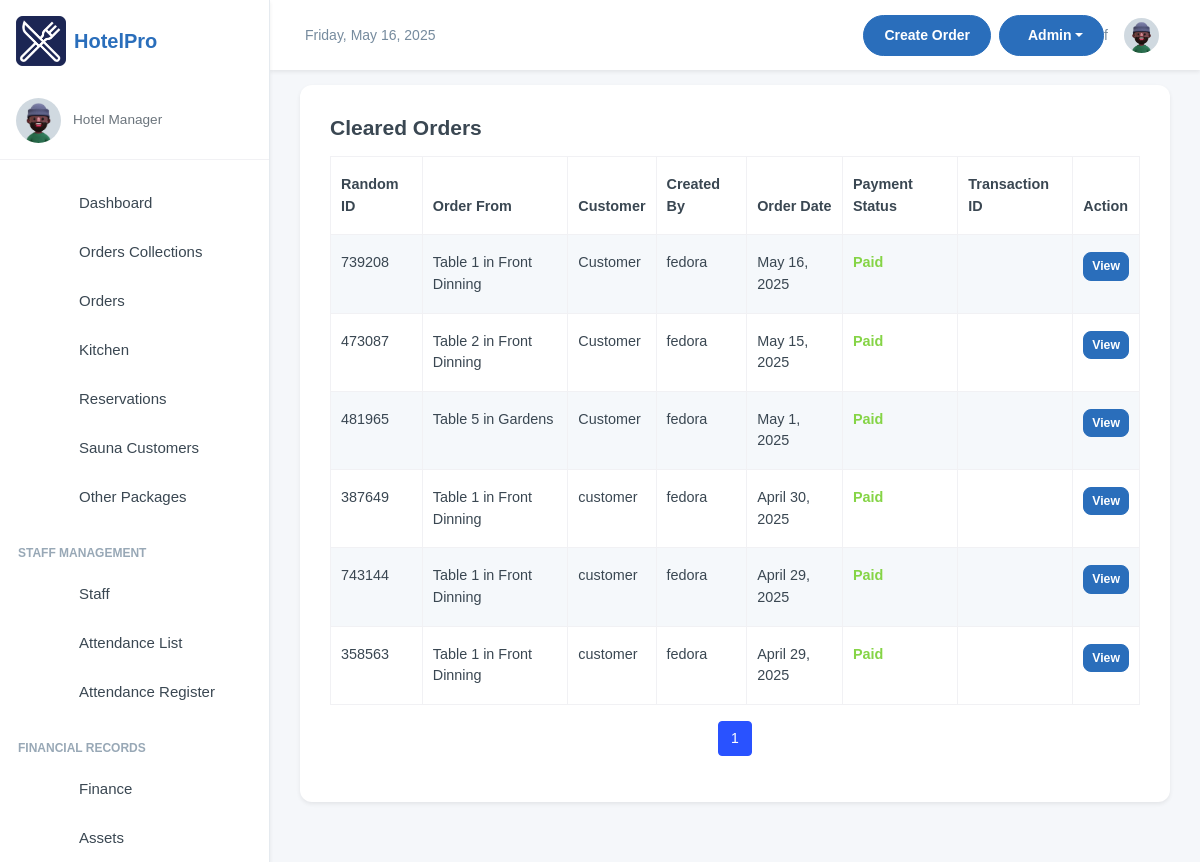
The page /manager/cleared_transactions/ (signed in) on the database its author committed.
### inventory/models.py (models this page shows, shortened)
class OrderTransaction(models.Model):
    pay_mode = (
        ("NO PAYMENT", "NO PAYMENT"),
        ("CASH", "CASH"),
        ("MOMO PAY", "MOMO PAY"),
        ("AIRTEL PAY", "AIRTEL PAY"),
        ("INVOICE", "INVOICE"),
    )
    random_id = models.CharField(max_length=6, unique=True, editable=False, default=generate_random_id)
    customer_name = models.CharField(max_length=255, blank=True, null=True, default="Customer")
    dining_area = models.ForeignKey(DiningArea, on_delete=models.SET_NULL, null=True, blank=True)
    table = models.ForeignKey(Table, on_delete=models.SET_NULL, null=True, blank=True )
    special_notes = models.TextField(default="Null")
    created = models.DateField(auto_now_add=True, blank=True, null=True)
    payment_mode = models.CharField(default="NO PAYMENT", max_length=50, choices=pay_mode)
    transaction_id = models.CharField(blank=True, null=True, max_length=100, help_text="Transaction ID / Invoice Number")
    created_by = models.ForeignKey(User, on_delete=models.SET_NULL, null=True, blank=True)
    updated = models.DateField(auto_now=True, blank=True, null=True)
    class Meta:
        ordering = ['-created']

class Table(models.Model):
    table_number = models.IntegerField()
    dining_area = models.ForeignKey(DiningArea, on_delete=models.CASCADE, related_name='tables')
    capacity = models.IntegerField()  # Number of seats at the table
    is_available = models.BooleanField(default=True)
    def __str__(self):
        return f"Table {self.table_number} in {self.dining_area.name}"

class DiningArea(models.Model):
    name = models.CharField(max_length=255)
    description = models.TextField(blank=True, null=True)

### inventory/views.py (the view)
# urls.py: path('cleared_transactions/', views.clearedTransactions, name='cleared_transactions'),
@login_required(login_url="/user/login/")
def clearedTransactions(request):
    orders_list = OrderTransaction.objects.filter(payment_mode__in=["CASH", "MOMO PAY", "AIRTEL PAY"]).order_by('-id')
    paginator = Paginator(orders_list, 10)
    page_number = request.GET.get('page')
    orders_list = paginator.get_page(page_number)
    return render(request, "cleared_order_transactions.html", {"orders_list":orders_list})

### inventory/templates/cleared_order_transactions.html (shortened to what this page needs)
{% extends 'base.html' %}
{% block content %}
<div class="card">
    <div class="card-body">
        <div class="row">
            <h4 class="fw-semibold mb-2"> Cleared Orders</h4>
            <div class="container mt-2">
                <table class="table table-striped table-bordered">
                    <thead class="thead-dark">
                        <tr>
                            <th>Random ID</th>
                            <th>Order From</th>
                            <th>Customer</th>
                            <th>Created By</th>
                            <th>Order Date</th>
                            <th>Payment Status</th>
                            <th>Transaction ID</th>
                            <th>Action</th>
                        </tr>
                    </thead>
                    <tbody>
                        {% for order in orders_list %}
                                <tr>
                                    <td>{{ order.random_id }}</td>
                                    <td> {{ order.table }}</td>
                                    <td>{{ order.customer_name }}</td>
                                    <td>{{ order.created_by }}</td>
                                    <td>{{ order.created }}</td>
                                    <td class="text-success fw-semibold">Paid</td>
                                    <td>{{ order.transaction_id }}</td>
                                    <td>
                                        <a href="/manager/orders_transactions/{{ order.id }}" class="btn btn-primary btn-sm">
                                            View
                                        </a>
                                    </td>
                                </tr>
                        {% endfor %}
                    </tbody>
                </table>
                <nav aria-label="Page navigation">
                    <ul class="pagination justify-content-center">
                        {% for page_num in orders_list.paginator.page_range %}
                        {% if page_num >= orders_list.number|add:-2 and page_num <= orders_list.number|add:2 %} <li
                            class="page-item {% if page_num == orders_list.number %}active{% endif %}">
                            <a class="page-link" href="?page={{ page_num }}">{{ page_num }}</a>
                            </li>
                            {% elif page_num == 1 or page_num == orders_list.paginator.num_pages %}
                            <li class="page-item">
                                <a class="page-link" href="?page={{ page_num }}">{{ page_num }}</a>
                            </li>
                            {% elif page_num == orders_list.number|add:-3 or page_num == orders_list.number|add:3 %}
                            <li class="page-item disabled"><span class="page-link">...</span></li>
                            {% endif %}
                            {% endfor %}
                    </ul>
                </nav>
            </div>
        </div>
    </div>
</div>
{% endblock content %}

### templates/base.html (style rules this page uses)
:root { --primary-color: #2A6EBB; --secondary-color: #F8F9FA; --accent-color: #FFD700; --text-color: #333333; --success-color: #28a745; --danger-color: #dc3545; --warning-color: #ffc107; --info-color: #17a2b8; }
body { font-family: 'Poppins', sans-serif; background-color: #f5f7fa; }
.btn-primary { background-color: var(--primary-color); border-color: var(--primary-color); }
.card { border-radius: 0.75rem; border: none; box-shadow: 0 0.125rem 0.25rem rgba(0, 0, 0, 0.075); transition: transform 0.2s ease-in-out, box-shadow 0.2s ease-in-out; }

### inventory/templates/cleared_order_transactions.html (style rules this page uses)
table { font-size: .9rem; font-family: 'Arial', sans-serif; }

### rows shown on the page
OrderTransaction: random_id "739208", table "Table 1 in Front Dinning", customer_name "Customer", created_by "fedora", created "May 16, 2025"
OrderTransaction: random_id "473087", table "Table 2 in Front Dinning", customer_name "Customer", created_by "fedora", created "May 15, 2025"
OrderTransaction: random_id "481965", table "Table 5 in Gardens", customer_name "Customer", created_by "fedora", created "May 1, 2025"
OrderTransaction: random_id "387649", table "Table 1 in Front Dinning", customer_name "customer", created_by "fedora", created "April 30, 2025"
OrderTransaction: random_id "743144", table "Table 1 in Front Dinning", customer_name "customer", created_by "fedora", created "April 29, 2025"
OrderTransaction: random_id "358563", table "Table 1 in Front Dinning", customer_name "customer", created_by "fedora", created "April 29, 2025"

### other values the page prints
{{ page_num }} "1"
